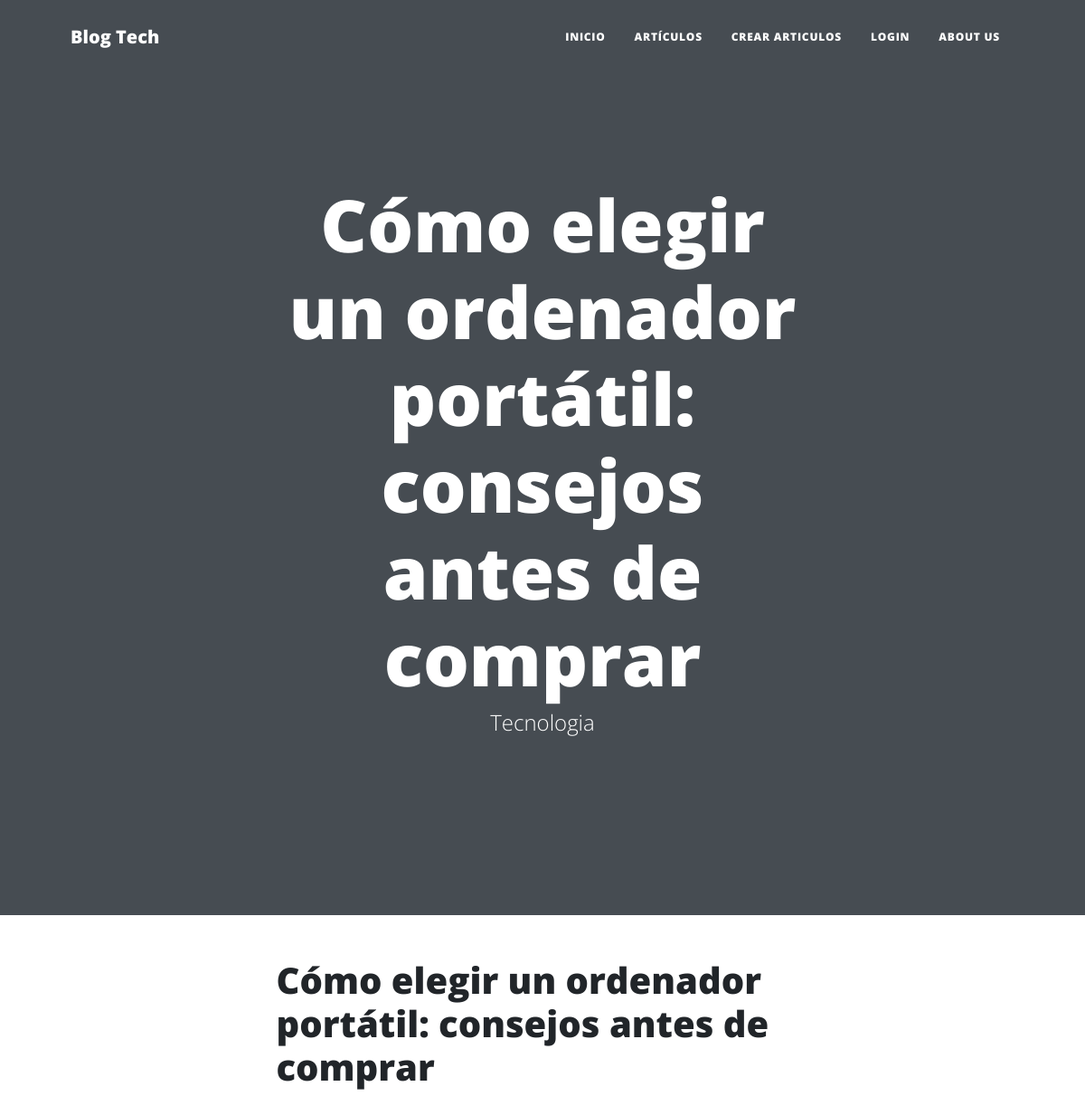
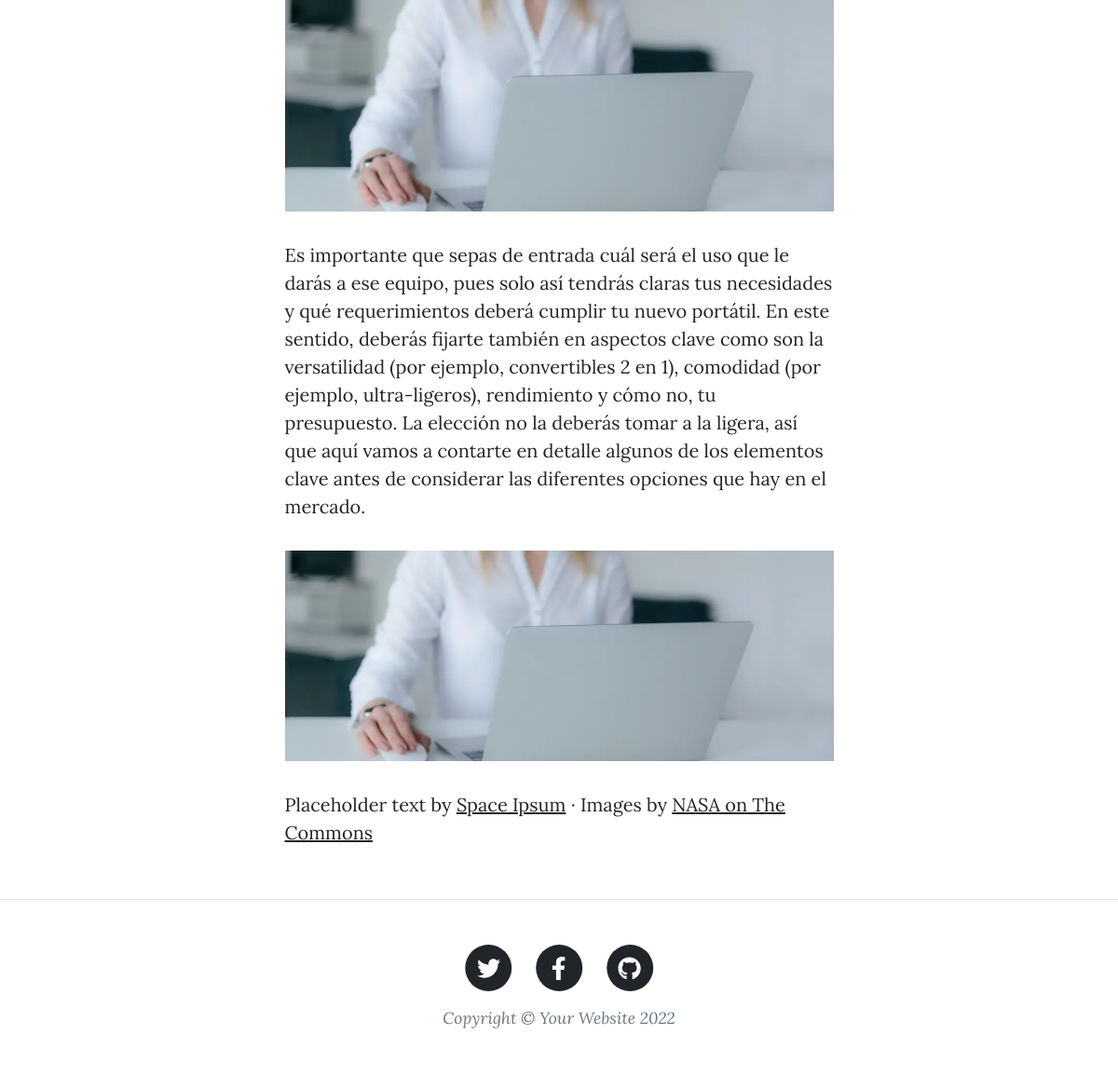
The page /detalle/como-elegir-un-ordenador-portatil-consejos-antes-de-comprar on the database its author committed (2 pictures, top to bottom).
### Post/models.py (models this page shows, shortened)
class ModeloBase(models.Model):
    id = models.AutoField(primary_key = True)
    estado = models.BooleanField('Estado',default = True)
    fecha_creacion = models.DateField('Fecha de Creación',auto_now = False, auto_now_add = True)
    fecha_modificacion = models.DateField('Fecha de Modificación',auto_now = True, auto_now_add = False)
    fecha_eliminacion = models.DateField('Fecha de Eliminación',auto_now = True, auto_now_add = False)
    class Meta:
        abstract = True

class Post(ModeloBase):
    titulo = models.CharField('Título del Post',max_length = 150, unique = True)
    slug = models.CharField('Slug', max_length = 150, unique = True, blank=True)
    descripcion = models.TextField('Descripción')
    autor = models.ForeignKey(Autor, on_delete = models.CASCADE)
    categoria = models.ForeignKey(Categoria, on_delete = models.CASCADE)
    contenido = RichTextField()
    imagen_referencial = models.ImageField('Imagen Referencial', upload_to = 'imagenes/', max_length = 255)
    publicado = models.BooleanField('Publicado / No Publicado',default = False)
    fecha_publicacion = models.DateField('Fecha de Publicación')
    class Meta:
        verbose_name = 'Post'
        verbose_name_plural = 'Posts'

class Categoria(ModeloBase):
    nombre = models.CharField('Nombre de la Categoría', max_length = 100, unique = True)
    imagen_referencial = models.ImageField('Imagen Referencial',upload_to = 'categoria/')
    class Meta:
        verbose_name = 'Categoría'
        verbose_name_plural = 'Categorías'
    def __str__(self):
        return self.nombre

### Post/views.py (the view)
# urls.py: path('detalle/<slug:slug>', DetalleArticle.as_view(), name = 'detalle'),
class DetalleArticle(DetailView):
    model=Post
    context_object_name = 'detail_post'
    template_name = "article.html"

### Post/templates/article.html
{% extends 'Base/base_index.html' %}
{% block title %} {{ detail_post.titulo }} {% endblock %}
{% block subtitle %} {{ detail_post.categoria }} {% endblock %}
{% block content %}
<article class="mb-4">
    <div class="container px-4 px-lg-5">
        <div class="row gx-4 gx-lg-5 justify-content-center">
            <div class="col-md-10 col-lg-8 col-xl-7">
                <h1>{{ detail_post.titulo }}</h1>
                <div>
                    <img class="img-fluid" src="../static/img/{{detail_post.imagen_referencial}}" alt="..." />
                </div>
                {{ detail_post.contenido | safe }}
                <a href="#!"><img class="img-fluid" src="../static/img/{{detail_post.imagen_referencial}}" alt="..." /></a>
                <p>
                    Placeholder text by
                    <a href="http://spaceipsum.com/">Space Ipsum</a>
                    &middot; Images by
                    <a href="https://www.flickr.com/photos/nasacommons/">NASA on The Commons</a>
                </p>
            </div>
        </div>
    </div>
</article>
{% endblock %}

### rows shown on the page
Post: titulo "Cómo elegir un ordenador portátil: consejos antes de comprar", categoria "Tecnologia", imagen_referencial (picture), contenido "Es importante que sepas de entrada cuál será el uso que le darás a ese equipo, pues solo así tendrás claras tus necesidades y qué requerimientos deberá cumplir tu nuevo portátil. En este sentido, deberás fijarte también en aspectos clave como son la versatilidad (por ejemplo, convertibles 2 en 1), comodidad (por ejemplo, ultra-ligeros), rendimiento y cómo no, tu presupuesto. La elección no la deberás tomar a la ligera, así que aquí vamos a contarte en detalle algunos de los elementos clave antes de considerar las diferentes opciones que hay en el mercado."
